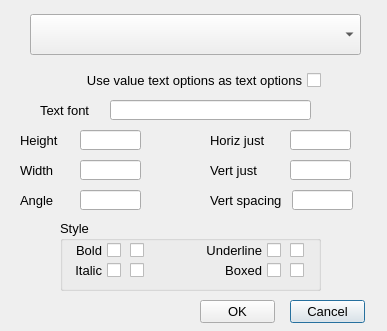
<?xml version="1.0" encoding="UTF-8"?>
<ui version="4.0">
 <class>dialog</class>
 <widget class="QDialog" name="dialog">
  <property name="geometry">
   <rect>
    <x>0</x>
    <y>0</y>
    <width>387</width>
    <height>331</height>
   </rect>
  </property>
  <property name="font">
   <font>
    <pointsize>10</pointsize>
   </font>
  </property>
  <property name="windowTitle">
   <string>Dimension tolerance text verify</string>
  </property>
  <widget class="QComboBox" name="comboBox">
   <property name="geometry">
    <rect>
     <x>30</x>
     <y>14</y>
     <width>331</width>
     <height>41</height>
    </rect>
   </property>
  </widget>
  <widget class="QLabel" name="label_53">
   <property name="geometry">
    <rect>
     <x>20</x>
     <y>130</y>
     <width>71</width>
     <height>20</height>
    </rect>
   </property>
   <property name="font">
    <font>
     <pointsize>10</pointsize>
    </font>
   </property>
   <property name="text">
    <string>Height</string>
   </property>
   <property name="alignment">
    <set>Qt::AlignLeading|Qt::AlignLeft|Qt::AlignVCenter</set>
   </property>
  </widget>
  <widget class="QLineEdit" name="lineEdit_35">
   <property name="geometry">
    <rect>
     <x>80</x>
     <y>130</y>
     <width>61</width>
     <height>20</height>
    </rect>
   </property>
  </widget>
  <widget class="QLineEdit" name="lineEdit_36">
   <property name="geometry">
    <rect>
     <x>80</x>
     <y>160</y>
     <width>61</width>
     <height>20</height>
    </rect>
   </property>
  </widget>
  <widget class="QLabel" name="label_54">
   <property name="geometry">
    <rect>
     <x>20</x>
     <y>160</y>
     <width>71</width>
     <height>20</height>
    </rect>
   </property>
   <property name="font">
    <font>
     <pointsize>10</pointsize>
    </font>
   </property>
   <property name="text">
    <string>Width</string>
   </property>
   <property name="alignment">
    <set>Qt::AlignLeading|Qt::AlignLeft|Qt::AlignVCenter</set>
   </property>
  </widget>
  <widget class="QPushButton" name="pushButton_3">
   <property name="geometry">
    <rect>
     <x>290</x>
     <y>300</y>
     <width>75</width>
     <height>23</height>
    </rect>
   </property>
   <property name="text">
    <string>Cancel</string>
   </property>
  </widget>
  <widget class="QPushButton" name="pushButton_4">
   <property name="geometry">
    <rect>
     <x>200</x>
     <y>300</y>
     <width>75</width>
     <height>23</height>
    </rect>
   </property>
   <property name="text">
    <string>OK</string>
   </property>
  </widget>
  <widget class="QLineEdit" name="lineEdit_38">
   <property name="geometry">
    <rect>
     <x>80</x>
     <y>190</y>
     <width>61</width>
     <height>20</height>
    </rect>
   </property>
  </widget>
  <widget class="QLabel" name="label_56">
   <property name="geometry">
    <rect>
     <x>20</x>
     <y>190</y>
     <width>71</width>
     <height>20</height>
    </rect>
   </property>
   <property name="font">
    <font>
     <pointsize>10</pointsize>
    </font>
   </property>
   <property name="text">
    <string>Angle</string>
   </property>
   <property name="alignment">
    <set>Qt::AlignLeading|Qt::AlignLeft|Qt::AlignVCenter</set>
   </property>
  </widget>
  <widget class="QLabel" name="label_57">
   <property name="geometry">
    <rect>
     <x>210</x>
     <y>130</y>
     <width>71</width>
     <height>20</height>
    </rect>
   </property>
   <property name="font">
    <font>
     <pointsize>10</pointsize>
    </font>
   </property>
   <property name="text">
    <string>Horiz just</string>
   </property>
   <property name="alignment">
    <set>Qt::AlignLeading|Qt::AlignLeft|Qt::AlignVCenter</set>
   </property>
  </widget>
  <widget class="QLabel" name="label_58">
   <property name="geometry">
    <rect>
     <x>210</x>
     <y>190</y>
     <width>71</width>
     <height>20</height>
    </rect>
   </property>
   <property name="font">
    <font>
     <pointsize>10</pointsize>
    </font>
   </property>
   <property name="text">
    <string>Vert spacing</string>
   </property>
   <property name="alignment">
    <set>Qt::AlignLeading|Qt::AlignLeft|Qt::AlignVCenter</set>
   </property>
  </widget>
  <widget class="QLabel" name="label_59">
   <property name="geometry">
    <rect>
     <x>210</x>
     <y>160</y>
     <width>71</width>
     <height>20</height>
    </rect>
   </property>
   <property name="font">
    <font>
     <pointsize>10</pointsize>
    </font>
   </property>
   <property name="text">
    <string>Vert just</string>
   </property>
   <property name="alignment">
    <set>Qt::AlignLeading|Qt::AlignLeft|Qt::AlignVCenter</set>
   </property>
  </widget>
  <widget class="QGroupBox" name="groupBox">
   <property name="geometry">
    <rect>
     <x>60</x>
     <y>220</y>
     <width>261</width>
     <height>71</height>
    </rect>
   </property>
   <property name="title">
    <string>Style</string>
   </property>
   <widget class="QCheckBox" name="checkBox_25">
    <property name="geometry">
     <rect>
      <x>10</x>
      <y>20</y>
      <width>51</width>
      <height>21</height>
     </rect>
    </property>
    <property name="layoutDirection">
     <enum>Qt::RightToLeft</enum>
    </property>
    <property name="text">
     <string>Bold</string>
    </property>
   </widget>
   <widget class="QCheckBox" name="checkBox_26">
    <property name="geometry">
     <rect>
      <x>10</x>
      <y>40</y>
      <width>51</width>
      <height>21</height>
     </rect>
    </property>
    <property name="layoutDirection">
     <enum>Qt::RightToLeft</enum>
    </property>
    <property name="text">
     <string>Italic</string>
    </property>
   </widget>
   <widget class="QCheckBox" name="checkBox_16">
    <property name="geometry">
     <rect>
      <x>70</x>
      <y>20</y>
      <width>21</width>
      <height>21</height>
     </rect>
    </property>
    <property name="layoutDirection">
     <enum>Qt::LeftToRight</enum>
    </property>
    <property name="text">
     <string/>
    </property>
   </widget>
   <widget class="QCheckBox" name="checkBox_27">
    <property name="geometry">
     <rect>
      <x>70</x>
      <y>40</y>
      <width>21</width>
      <height>21</height>
     </rect>
    </property>
    <property name="layoutDirection">
     <enum>Qt::LeftToRight</enum>
    </property>
    <property name="text">
     <string/>
    </property>
   </widget>
   <widget class="QCheckBox" name="checkBox_28">
    <property name="geometry">
     <rect>
      <x>230</x>
      <y>40</y>
      <width>21</width>
      <height>21</height>
     </rect>
    </property>
    <property name="layoutDirection">
     <enum>Qt::LeftToRight</enum>
    </property>
    <property name="text">
     <string/>
    </property>
   </widget>
   <widget class="QCheckBox" name="checkBox_29">
    <property name="geometry">
     <rect>
      <x>150</x>
      <y>40</y>
      <width>71</width>
      <height>21</height>
     </rect>
    </property>
    <property name="layoutDirection">
     <enum>Qt::RightToLeft</enum>
    </property>
    <property name="text">
     <string>Boxed</string>
    </property>
   </widget>
   <widget class="QCheckBox" name="checkBox_30">
    <property name="geometry">
     <rect>
      <x>230</x>
      <y>20</y>
      <width>21</width>
      <height>21</height>
     </rect>
    </property>
    <property name="layoutDirection">
     <enum>Qt::LeftToRight</enum>
    </property>
    <property name="text">
     <string/>
    </property>
   </widget>
   <widget class="QCheckBox" name="checkBox_31">
    <property name="geometry">
     <rect>
      <x>140</x>
      <y>20</y>
      <width>81</width>
      <height>21</height>
     </rect>
    </property>
    <property name="layoutDirection">
     <enum>Qt::RightToLeft</enum>
    </property>
    <property name="text">
     <string>Underline</string>
    </property>
   </widget>
  </widget>
  <widget class="QCheckBox" name="checkBox_11">
   <property name="enabled">
    <bool>true</bool>
   </property>
   <property name="geometry">
    <rect>
     <x>50</x>
     <y>70</y>
     <width>271</width>
     <height>21</height>
    </rect>
   </property>
   <property name="layoutDirection">
    <enum>Qt::RightToLeft</enum>
   </property>
   <property name="text">
    <string>Use value text options as text options</string>
   </property>
   <property name="checkable">
    <bool>true</bool>
   </property>
   <property name="checked">
    <bool>false</bool>
   </property>
   <property name="tristate">
    <bool>false</bool>
   </property>
  </widget>
  <widget class="QLineEdit" name="lineEdit_37">
   <property name="geometry">
    <rect>
     <x>110</x>
     <y>100</y>
     <width>201</width>
     <height>20</height>
    </rect>
   </property>
  </widget>
  <widget class="QLabel" name="label_55">
   <property name="geometry">
    <rect>
     <x>40</x>
     <y>100</y>
     <width>71</width>
     <height>20</height>
    </rect>
   </property>
   <property name="font">
    <font>
     <pointsize>10</pointsize>
    </font>
   </property>
   <property name="text">
    <string>Text font</string>
   </property>
   <property name="alignment">
    <set>Qt::AlignLeading|Qt::AlignLeft|Qt::AlignVCenter</set>
   </property>
  </widget>
  <widget class="QLineEdit" name="lineEdit_39">
   <property name="geometry">
    <rect>
     <x>292</x>
     <y>190</y>
     <width>61</width>
     <height>20</height>
    </rect>
   </property>
  </widget>
  <widget class="QLineEdit" name="lineEdit_40">
   <property name="geometry">
    <rect>
     <x>290</x>
     <y>160</y>
     <width>61</width>
     <height>20</height>
    </rect>
   </property>
  </widget>
  <widget class="QLineEdit" name="lineEdit_41">
   <property name="geometry">
    <rect>
     <x>290</x>
     <y>130</y>
     <width>61</width>
     <height>20</height>
    </rect>
   </property>
  </widget>
 </widget>
 <resources/>
 <connections/>
</ui>
